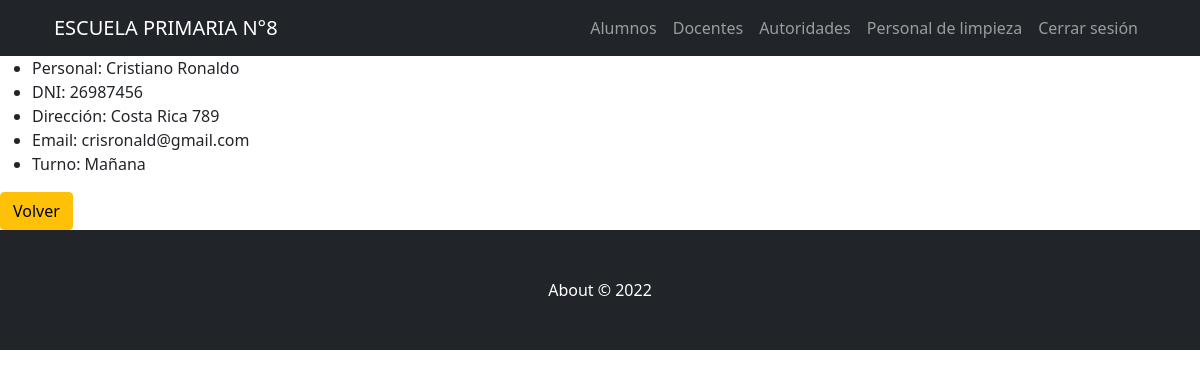
Page /AppZero/personal_limpieza/detalle/11 (signed in) on the committed database.
### AppZero/models.py (models this page shows, shortened)
class PersLimp(models.Model):
    nombre=models.CharField(max_length=40)
    apellido=models.CharField(max_length=40)
    DNI = models.IntegerField()
    direccion=models.CharField(max_length=60, blank=True, null=True)
    telefono=models.IntegerField(blank=True, null=True)
    email=models.EmailField(blank=True, null=True)
    turno = models.CharField(max_length=40)

### AppZero/views.py (the view)
# urls.py: path('personal_limpieza/detalle/<pk>', views.PersLimpDetail.as_view(), name="PersLimpDetail"),
@method_decorator(login_required(login_url='Login'), name='dispatch')
@method_decorator(personal_permitido(cargo_permitido=['Recursos Humanos']), name='dispatch')
class PersLimpDetail(DetailView):
    model = PersLimp
    template_name = 'AppZero/PersLimp/perslimp_detail.html'

### AppZero/Templates/AppZero/PersLimp/perslimp_detail.html (shortened to what this page needs)
{% extends "AppZero/padre.html" %}
{% load static %}
{% block contenidoAdicional %}
    <ul>
        <li>Personal: {{perslimp.nombre}} {{perslimp.apellido}}</li>
        <li>DNI: {{perslimp.DNI}}</li>
        {% if perslimp.direccion %}
        <li>Dirección: {{perslimp.direccion}}</li>
        {% endif %}
        {% if perslimp.email %}
        <li>Email: {{perslimp.email}}</li>
        {% endif %}
        <li>Turno: {{perslimp.turno}}</li>
    </ul>
    <a class="btn btn-warning" href="{% url 'PersLimpList' %}">Volver</a>
{% endblock %}

### rows in the picture
PersLimp: nombre "Cristiano", apellido "Ronaldo", DNI "26987456", direccion "Costa Rica 789", email "crisronald@gmail.com", turno "Mañana"
